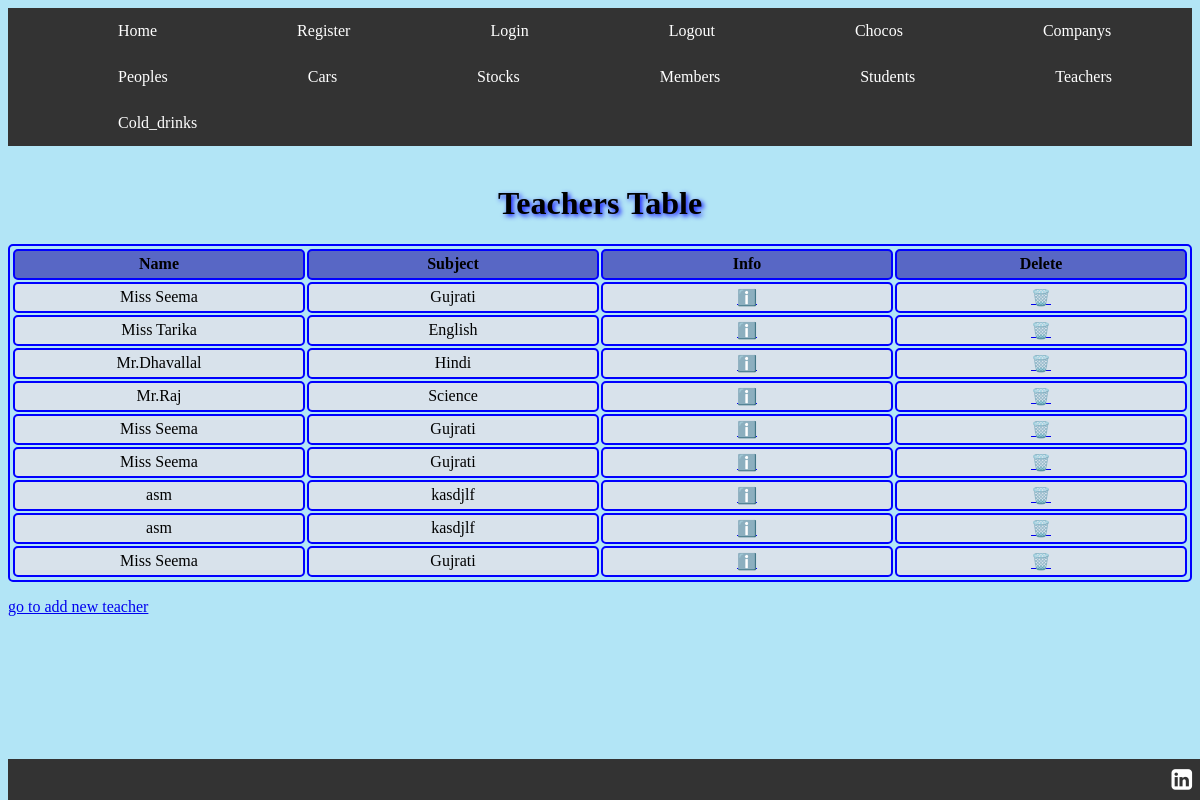
Screenshot of /teachers/ with the database file from the repository.
### playground/models.py (models this page shows)
class Teachers(models.Model):
    name = models.CharField(max_length=255, default="none")
    subject = models.CharField(max_length=255, default="none")

### playground/views.py (the view)
# urls.py: path("teachers/", views.teachers,name="teachers"),
def teachers(request):
    teachers = Teachers.objects.all()
    print("hello")
    return render(request, "teachers.html", {"teachers": teachers})

### playground/templates/teachers.html (shortened to what this page needs)
{% load static %}
<!DOCTYPE html>
<html>
<head>
</head>
<link rel="stylesheet" href={% static 'templates.css' %}>
<link rel="stylesheet" href="https://cdnjs.cloudflare.com/ajax/libs/font-awesome/4.7.0/css/font-awesome.min.css">
{% include 'header.html' %}
<br>
<h1>Teachers Table</h1>
<body>
    <table style="width:100%">
        <thead>
            <tr>
                <th>Name</th>
                <th>Subject</th>
                <th>Info</th>
                <th>Delete</th>
            </tr>
        </thead>
        <tbody>
            <tr>
                {% if teachers %}
                {% for teacher in teachers %}
                <td>
                    {{teacher.name}}
                </td>
                <td>
                    {{teacher.subject}}
                </td>
                 <td>
                    <a href="{% url 't_name' teacher.id %}">ℹ️</a>
                </td>
                <td>
                    <a href="{% url 'delete-teacher' teacher.id %}">🗑️</a>
                </td>
            </tr>
            {% endfor %}
            {% else %}
            <li>Sorry, no records found </li>
            {% endif %}
        </tbody>
    </table>
    <a href="{% url 'add-teacher' %}">go to add new teacher</a>
</body>
{% include 'footer.html' %}
</html>

### playground/static/templates.css (style rules this page uses)
th, td { background-color: rgb(216, 226, 235); padding-top: 20px; padding-bottom: 20px; padding-left: 30px; padding-right: 40px; }
th { background-color: rgb(88, 103, 197); }
body { background-color: rgb(178, 229, 246); }
table, th, td { border-radius: 5px; border: 2px solid blue; padding: 1px; width: 200px; height: 25px; text-align: center; }
h1 { text-shadow: 2px 2px 5px blue; text-align: center; }

### rows the page displays
Teachers: name "Miss Seema", subject "Gujrati"
Teachers: name "Miss Tarika", subject "English"
Teachers: name "Mr.Dhavallal", subject "Hindi"
Teachers: name "Mr.Raj", subject "Science"
Teachers: name "Miss Seema", subject "Gujrati"
Teachers: name "Miss Seema", subject "Gujrati"
Teachers: name "asm", subject "kasdjlf"
Teachers: name "asm", subject "kasdjlf"
Teachers: name "Miss Seema", subject "Gujrati"
